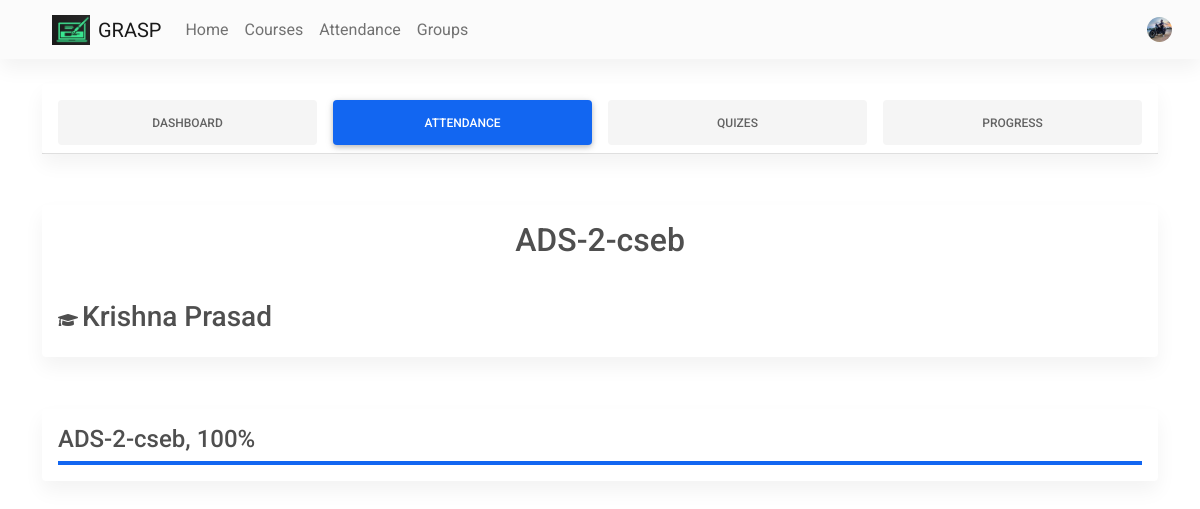
The page /course/ADS-2-cseb/attendance (signed in) on the database its author committed.
### website/models.py (models this page shows)
class User(db.Model, UserMixin):
    id = db.Column(db.Integer, primary_key=True)
    email = db.Column(db.String(150), unique=True, nullable=False)
    password = db.Column(db.String(150), nullable=False)
    first_name = db.Column(db.String(150), nullable=False)
    user_type = db.Column(db.String(1), nullable=False)
    notes = db.relationship('Note', backref='author', lazy=True)
    array_ids = db.relationship('Array_ids')
    student = db.relationship('Student', backref='user')
    teacher = db.relationship('Teacher', backref='user')
    mobile = db.Column(db.Integer, nullable=False)
    profile_pic = db.Column(
        db.String(150), nullable=False, default="default.jpg")
    dob = db.Column(db.DateTime(timezone=True), nullable=False)
    gender = db.Column(db.String(1), nullable=False)

class Course(db.Model):
    id = db.Column(db.Integer, primary_key=True)
    branch = db.Column(db.String(20))
    section = db.Column(db.String(1))
    year = db.Column(db.Integer)
    subject = db.Column(db.String(50))
    course_name = db.Column(db.String(100))
    teacher_id = db.Column(db.Integer, db.ForeignKey('teacher.id'))
    student_ids = db.relationship('Student_ids')
    attendance = db.relationship('Attendance')
    materials = db.relationship('Materials')

class Teacher(db.Model):
    id = db.Column(db.Integer, primary_key=True)
    teacher_regno = db.Column(db.String, nullable=False)
    user_id = db.Column(db.Integer, db.ForeignKey('user.id'))
    user_name = db.Column(db.String(150))
    courses = db.relationship('Course')
    groups = db.relationship('Group')
    materials = db.relationship('Materials')

### website/courses/routes.py (the view)
@courses.route('/course/<course_name>/attendance')
@login_required
@require_role('s')
def course_attendance(course_name):
    if validate_course(course_name):
        course = Course.query.filter_by(course_name=course_name).first()
        attendance_percentages = get_attendance()[course]
        teacher = Teacher.query.get(course.teacher_id)
        name = teacher.user_name
        return render_template("course_attendance.html", user=current_user, attendance_percentages=attendance_percentages, course=course, name=name)
    else:
        f"<h1>404 NOT FOUND</h1>"

### website/courses/utils.py (called while the page is built)
def get_attendance():
    student = current_user.student[0]
    courses_list = []
    total_courses = Course.query.all()
    for course in total_courses:
        student_ids = course.student_ids
        for j in student_ids:
            if j.student_id == student.id:
                courses_list.append(course)
    attendance_percentages = {}
    for course in courses_list:
        count = 0
        present = 0
        for day in course.attendance:
            if day.student_id == student.id:
                count += 1
                if day.present_status:
                    present += 1
        if count == 0:
            attendance_percentages[course] = 0
        else:
            attendance_percentages[course] = int((present/count)*100)
    return attendance_percentages

def validate_course(course_name):
    course = Course.query.filter_by(course_name=course_name).first()
    if course:
        if current_user.user_type == 'p':
            teacher = current_user.teacher[0]
            courses = teacher.courses
            if course in courses:
                return True
            else:
                return False
        else:
            student = current_user.student[0]
            courses_ids = student.courses
            for i in courses_ids:
                temp_course = Course.query.get(i.course_id)
                if course.id == temp_course.id:
                    return True
            return False
    else:
        return False

### website/main/utils.py (called while the page is built)
def require_role(role):
    def decorator(func):
        @wraps(func)
        def wrapped_function(*args, **kwargs):
            if not current_user.user_type == role:
                flash("No Permission", category="error")
                return redirect("/")
            else:
                return func(*args, **kwargs)
        return wrapped_function
    return decorator

### website/templates/course_attendance.html (shortened to what this page needs)
{% extends "base.html" %}
{% block content %}
<div class="card text-center">
    <div class="card-header">
        <ul class="nav nav-pills nav-justified card-header-tabs">
            <li class="nav-item">
                <a class="nav-link" aria-current="true" href="/courses/{{course.course_name}}">DashBoard</a>
            </li>
            <li class="nav-item">
                <a class="nav-link active" href="/course/{{course.course_name}}/attendance">Attendance</a>
            </li>
            <li class="nav-item">
                <a class="nav-link" href="" tabindex="-1" aria-disabled="true">Quizes</a>
            </li>
            <li class="nav-item">
                <a class="nav-link" href="#!" tabindex="-1" aria-disabled="true">Progress</a>
            </li>
        </ul>
    </div>
</div>
<div class="card">
    <div class="card-body">
        <h2 align="center">{{course.course_name}}<h2>
    </div>
    <div class="card-body">
        <i style="display: inline-block;" aria-hidden="true" class="fas fa-graduation-cap" align="center"></i>
        <h3 style="display: inline-block;" align="center">
            {{name}}
        </h3>
    </div>
</div>
<div class="card">
    <div class="card-body">
        <h4>{{course.course_name}}, {{attendance_percentages}}%</h4>
        <div class="progress">
            <div class="progress-bar" role="progressbar" style="width: {{attendance_percentages}}%"
                aria-valuenow="{{attendance_percentages}}" aria-valuemin="0" aria-valuemax="100"></div>
        </div>
    </div>
</div>
{% endblock %}

### website/templates/base.html (shortened to what this page needs)
<!DOCTYPE html>
<html lang="en">
<head>
    <link rel="stylesheet" href="https://use.fontawesome.com/releases/v5.15.2/css/all.css" />
    <link rel="stylesheet" href="https://stackpath.bootstrapcdn.com/bootstrap/4.4.1/css/bootstrap.min.css"
 />
    <link rel="stylesheet" type="text/css" href="{{ url_for('static', filename='css/mdb.min.css') }}">
    <link rel="stylesheet" type="text/css" href="{{ url_for('static', filename='css/mdb.rtl.min.css') }}">
</head>
<body>
    <nav class="navbar navbar-expand-lg navbar-light bg-light">
        <div class="container-fluid">
            <a class="navbar-brand" href="/">
                <img src="{{url_for('static',filename='logo4.jpeg')}}" class="me-2" height="30" alt="" loading="lazy" />
                GRASP
            </a>
            <div class="collapse navbar-collapse" id="navbarNavAltMarkup">
                {% if user.is_authenticated %}
                {% if user.user_type=='s' %}
                <div class="navbar-nav mr-auto">
                    <a class="nav-link" aria-current="page" href="/">Home</a>
                    <a class="nav-item nav-link" id="courses" href="/courses">Courses</a>
                    <a class="nav-item nav-link" id="attendance" href="/attendance">Attendance</a>
                    <a class="nav-item nav-link" id="groups" href="/groups">Groups</a>
                </div>
                {% endif %}
                <div class="d-flex align-items-center">
                    <a class="dropdown-toggle d-flex align-items-center hidden-arrow" href="#"
                        id="navbarDropdownMenuLink" role="button" data-mdb-toggle="dropdown" aria-expanded="false">
                        <img src="{{url_for('static', filename='img/' + user.profile_pic)}}" class="rounded-circle"
                            height="25" alt="" loading="lazy" />
                    </a>
                </div>
                {% else %}
                <div class="navbar-nav me-auto mb-2 mb-lg-0">
                </div>
                <div class="d-flex align-items-center">
                    <a class="btn btn-link" id="login" href="/login">Login</a>
                </div>
                {% endif %}
            </div>
        </div>
    </nav>
    <div class="container">
        {% block content %}{% endblock %}
    </div>
</body>
</html>

### rows shown on the page
User: profile_pic (picture)
Course: course_name "ADS-2-cseb"
Teacher: user_name "Krishna Prasad"

### other values the page prints
{{ attendance_percentages }} "100"
